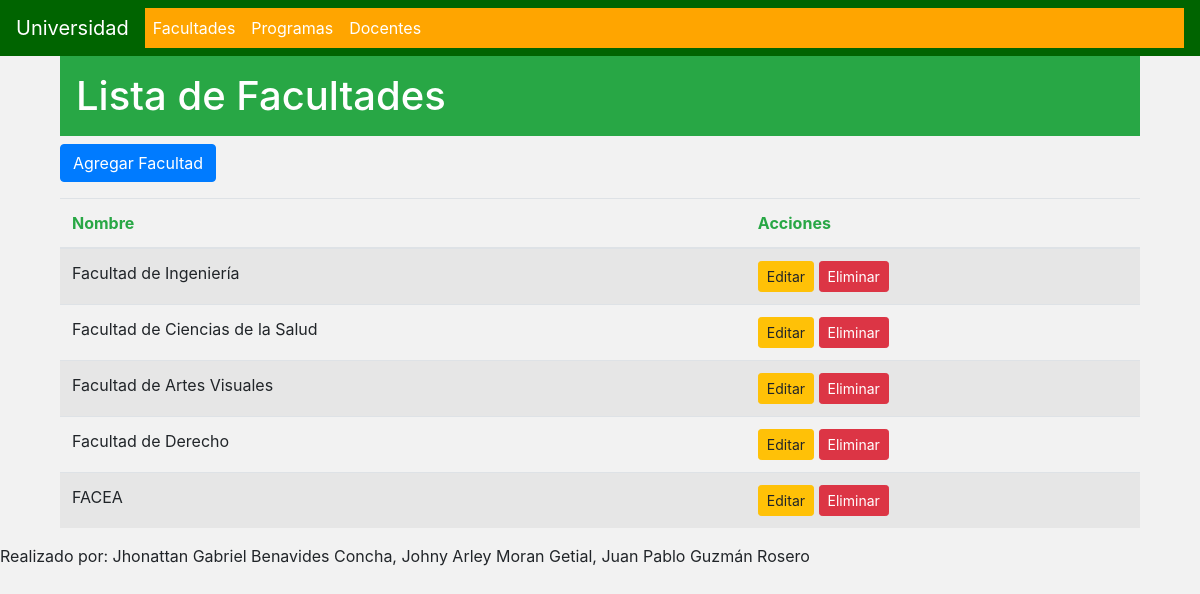
Page /facultades/ on the earlier database version.
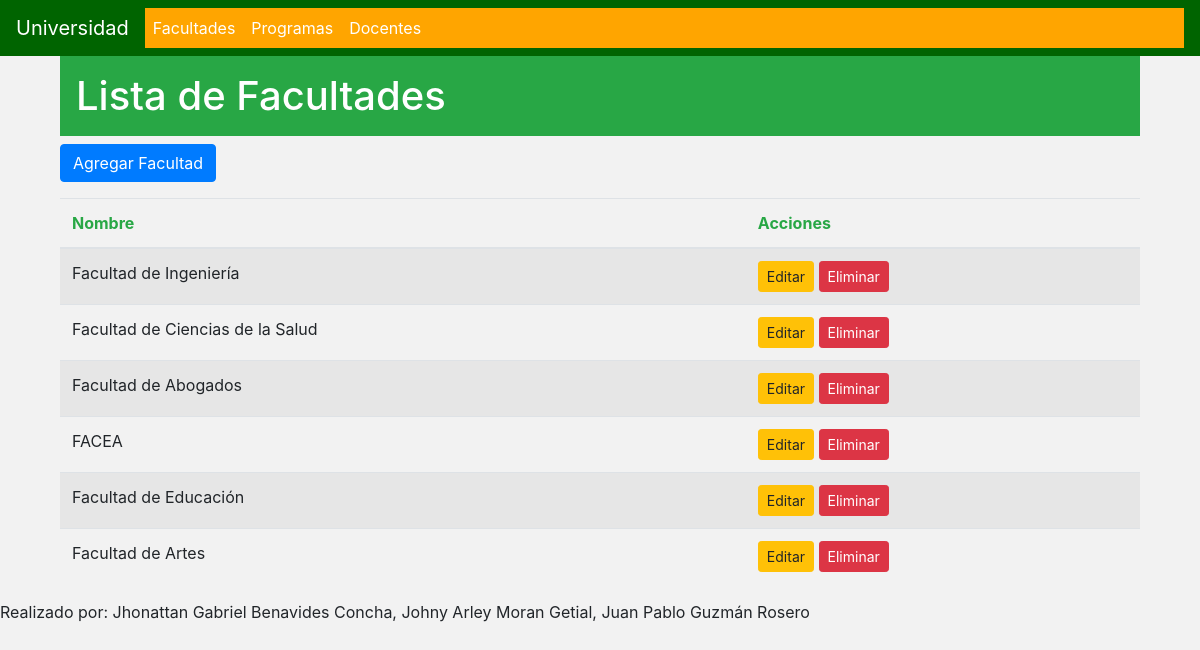
Same page on the later database version.
### universidad_app/models.py (models this page shows)
class Facultad(models.Model):
    nombre = models.CharField(max_length=100)

### universidad_app/views.py (the view)
# urls.py: path('facultades/', views.facultades_list, name='facultades_list'),
def facultades_list(request):
    facultades = Facultad.objects.all()
    return render(request, 'universidad_app/facultades_list.html', {'facultades': facultades})

### universidad_app/templates/universidad_app/facultades_list.html (shortened to what this page needs)
{% extends 'universidad_app/base.html' %}
{% block content %}
    <div class="container">
        <h1 class="bg-success text-white p-3">Lista de Facultades</h1>
        <a href="{% url 'agregar_facultad' %}" class="btn btn-primary mb-3">Agregar Facultad</a>
        <table class="table table-striped">
            <thead>
                <tr>
                    <th class="text-success">Nombre</th>
                    <th class="text-success">Acciones</th>
                </tr>
            </thead>
            <tbody>
                {% for facultad in facultades %}
                    <tr>
                        <td>{{ facultad.nombre }}</td>
                        <td>
                            <a href="{% url 'editar_facultad' facultad.id %}" class="btn btn-warning btn-sm">Editar</a>
                            <a href="#" class="btn btn-danger btn-sm" data-toggle="modal" data-target="#eliminarFacultadModal{{ facultad.id }}">Eliminar</a>
                        </td>
                    </tr>
                {% endfor %}
            </tbody>
        </table>
    </div>
{% endblock %}

Differences in the rows shown:
removed Facultad: nombre "Facultad de Artes Visuales"
changed Facultad: nombre "Facultad de Derecho" → "Facultad de Abogados"
added Facultad: nombre "Facultad de Educación"
added Facultad: nombre "Facultad de Artes"
